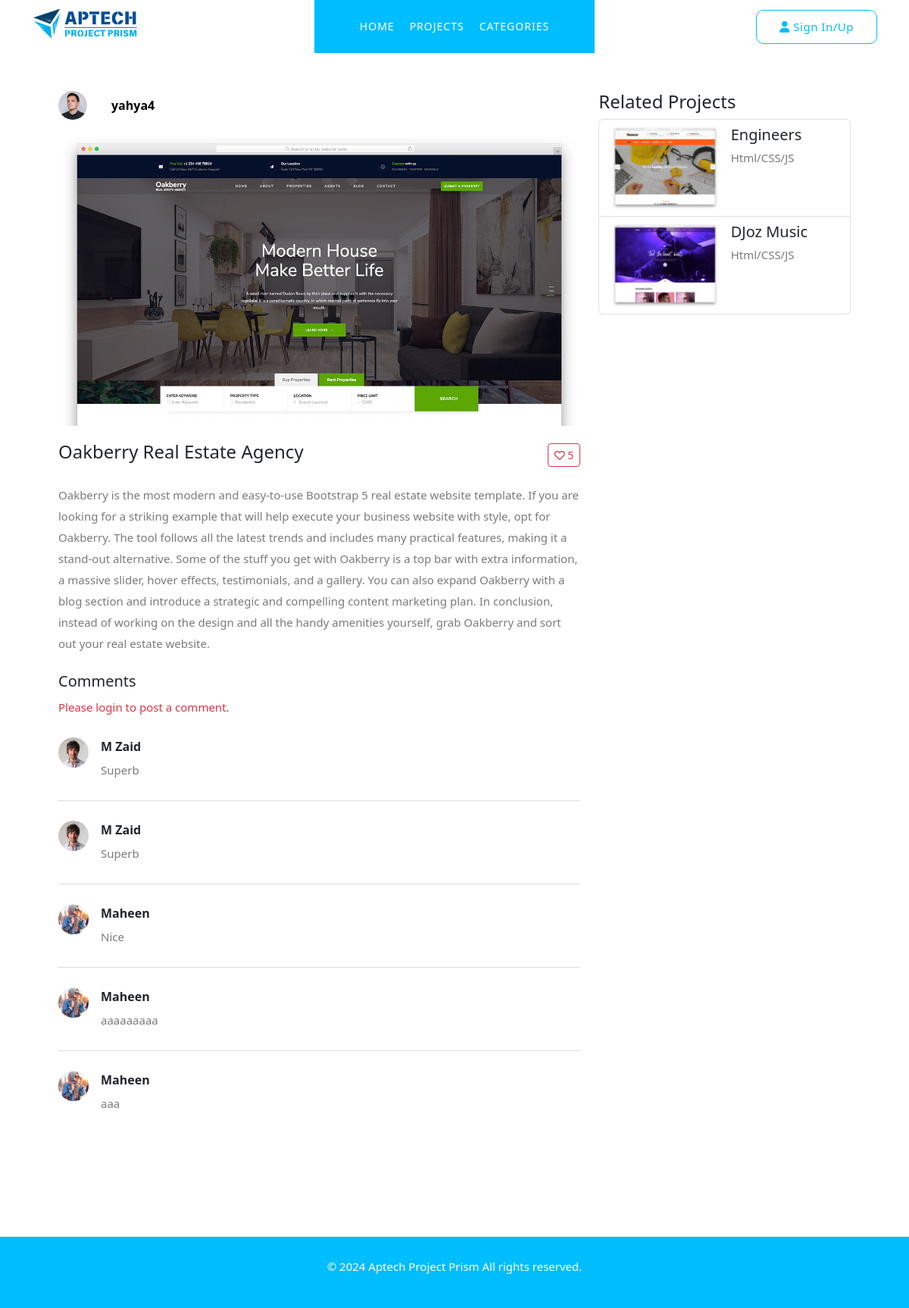
The app's page /view_project.php?p-id=19, older data.
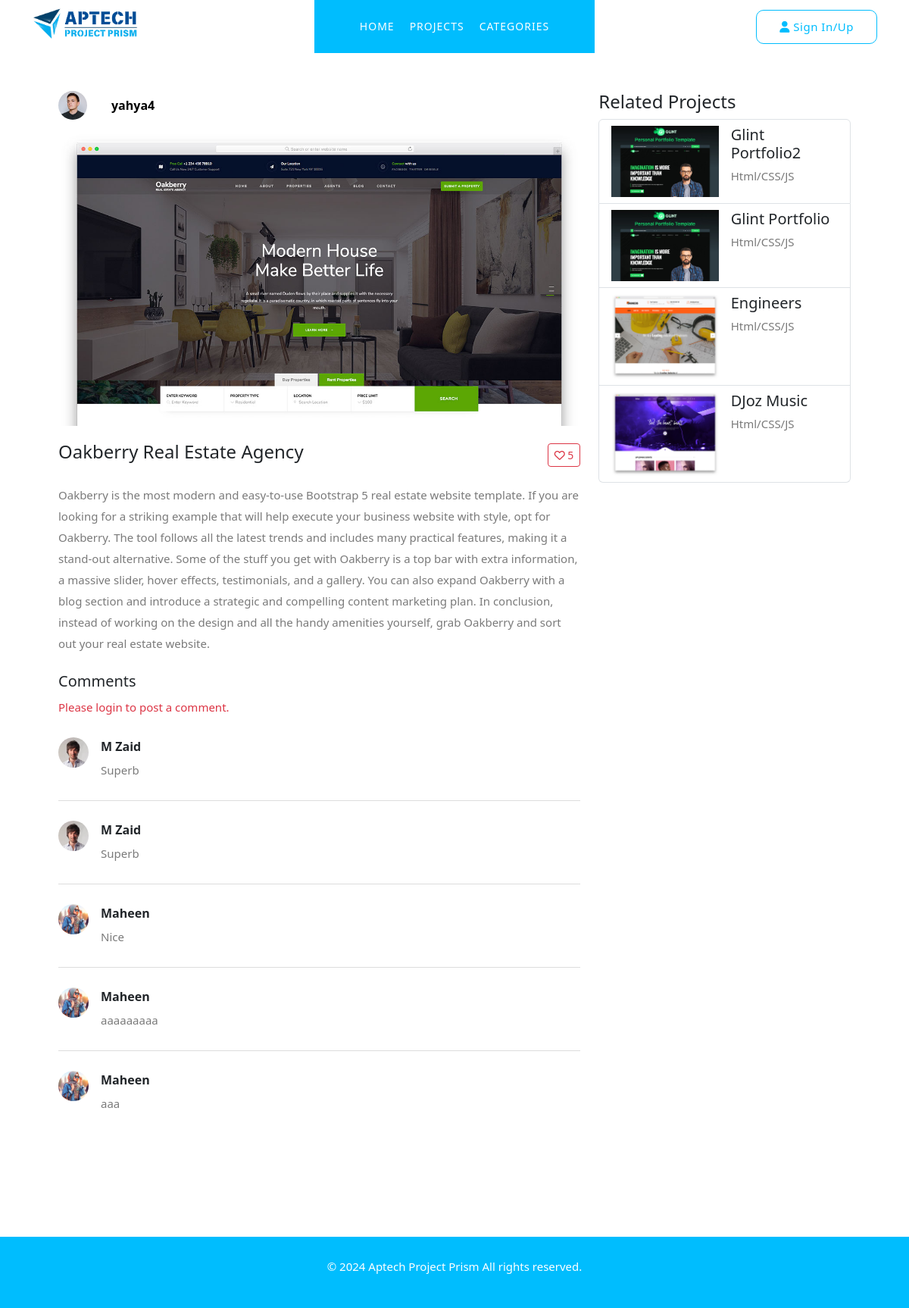
The same page, newer data.
### tables this page shows
CREATE TABLE `project` (
  `project_id` int(11) NOT NULL,
  `project_name` varchar(255) NOT NULL,
  `project_faculty` varchar(255) NOT NULL,
  `project_batchcode` varchar(255) NOT NULL,
  `project_semester` varchar(255) NOT NULL,
  `project_url` text NOT NULL,
  `project_img` varchar(255) NOT NULL,
  `project_desc` text NOT NULL,
  `status` tinyint(4) NOT NULL DEFAULT 1,
  `user_id` int(11) NOT NULL,
  `category` int(11) NOT NULL,
  `Sta` varchar(255) NOT NULL,
  `Statuss` int(255) NOT NULL
);

CREATE TABLE `users` (
  `u_id` int(11) NOT NULL,
  `u_name` varchar(255) NOT NULL,
  `u_studentid` varchar(255) NOT NULL,
  `u_number` varchar(255) NOT NULL,
  `u_address` varchar(255) NOT NULL,
  `u_cv` varchar(255) NOT NULL,
  `u_email` varchar(255) NOT NULL,
  `u_password` varchar(255) NOT NULL,
  `u_img` varchar(255) NOT NULL
);

CREATE TABLE `comment` (
  `comment_id` int(11) NOT NULL,
  `comment_message` text NOT NULL,
  `datetime` datetime NOT NULL DEFAULT current_timestamp(),
  `status` tinyint(4) NOT NULL DEFAULT 1,
  `user_id` int(11) NOT NULL,
  `projid` int(11) NOT NULL
);

CREATE TABLE `project_category` (
  `c_id` int(11) NOT NULL,
  `c_name` varchar(255) NOT NULL,
  `c_img` varchar(255) NOT NULL,
  `c_desc` varchar(255) NOT NULL,
  `user_id` int(11) NOT NULL,
  `status` tinyint(4) NOT NULL DEFAULT 1
);

### view_project.php (the view, shortened to what the rows shown need)
<?php
include("includes/header.php");
include("includes/form.php");
include("config.php");
?>
<link href="https://cdn.jsdelivr.net/npm/bootstrap@5.0.2/dist/css/bootstrap.min.css" rel="stylesheet"
>
<link rel="stylesheet" href="https://cdnjs.cloudflare.com/ajax/libs/font-awesome/6.0.0-beta3/css/all.min.css">
<link href="https://cdn.jsdelivr.net/npm/bootstrap-icons@1.10.0/font/bootstrap-icons.css" rel="stylesheet">
<link href="https://stackpath.bootstrapcdn.com/bootstrap/5.3.0/css/bootstrap.min.css" rel="stylesheet">
<section class="popular-categories">
    <div class="container my-5">
        <div class="row">
            <?php
            if (isset($_GET['p-id'])) {
                $pro_id = $_GET['p-id'];
                $fetch_project = "SELECT p.*, u.u_name, u.u_img, u.u_id FROM `project` p INNER JOIN `users` u ON p.user_id = u.u_id WHERE p.project_id = '$pro_id'";
                $fetch_result = mysqli_query($connection, $fetch_project);
                if (mysqli_num_rows($fetch_result) > 0) {
                    while ($row = mysqli_fetch_assoc($fetch_result)) {
                        ?>
                        <div class="col-lg-8 col-md-7">
                            <a href="user_copy.php?u-id=<?php echo $row["u_id"] ?>" style="color: #000;">
                                <div class="row align-items-center mb-3">
                                    <div class="col-auto">
                                        <?php
                                        $userImage = './User-Dashboard/assets/images/user_img/' . $row['u_img'];
                                        ?>
                                        <img src="<?php echo $userImage; ?>" height="50px" width="50px" alt="User Avatar"
                                            class="rounded-circle me-2" style="width: 38px; height: 38px; border-radius: 50%;">
                                    </div>
                                    <div class="col">
                                        <strong class="d-block"><?php echo htmlspecialchars($row['u_name']); ?></strong>
                                    </div>
                                </div>
                            </a>
                            <div class="video-container position-relative">
                            </div>
                            <div class="video-description d-flex align-items-center">
                                <h3 class="me-auto"><?php echo ($row['project_name']); ?></h3>
                                <div class="d-flex flex-wrap align-items-center gap-2">
                                    <div class="d-flex flex-wrap align-items-center gap-2">
                                        <?php
                                        $pro_id = $_GET['p-id'];
                                        $like_count_query = "SELECT COUNT(*) AS total_likes FROM `like` WHERE project_id = '$pro_id'";
                                        $like_count_result = mysqli_query($connection, $like_count_query);
                                        $like_count_row = mysqli_fetch_assoc($like_count_result);
                                        $total_likes = $like_count_row['total_likes'];
                                        $like_icon_class = 'far fa-heart';
                                        if (isset($_SESSION['userid'])) {
                                            $user_id = $_SESSION['userid'];
                                            $user_liked_query = "SELECT COUNT(*) AS has_liked FROM `like` WHERE project_id = '$pro_id' AND user_id = '$user_id'";
                                            $user_liked_result = mysqli_query($connection, $user_liked_query);
                                            $user_liked_row = mysqli_fetch_assoc($user_liked_result);
                                            $user_liked = $user_liked_row['has_liked'] > 0;
                                            if ($user_liked) {
                                                $like_icon_class = 'fas fa-heart';
                                            }
                                        } else {
                                            $user_id = null;
                                        }
                                        ?>
                                        <div class="d-flex flex-wrap align-items-center gap-2">
                                            <button class="btn btn-outline-danger btn-sm" id="likeButton"
                                                data-postid="<?php echo $pro_id; ?>" data-userid="<?php echo $user_id; ?>">
                                                <i id="likeIcon" class="<?php echo $like_icon_class; ?>"></i>
                                                <span id="likeCount"><?php echo $total_likes; ?></span>
                                            </button>
                                        </div>
                                    </div>
                                </div>
                            </div>
                            <p><?php echo ($row['project_desc']); ?></p>
                            <?php
                            $is_logged_in = isset($_SESSION['userid']);
                            $user_id = $is_logged_in ? $_SESSION['userid'] : null;
                            ?>
                            <div class="mt-4">
                                <?php if ($is_logged_in): ?>
                                    <h5><span id="commentCount">
                                            <?php
                                            $pid = $_GET['p-id'];
                                            $count_query = "SELECT COUNT(*) AS total_comments FROM `comment` WHERE projid = '$pid'";
                                            $count_result = mysqli_query($connection, $count_query);
                                            $count_row = mysqli_fetch_assoc($count_result);
                                            echo $count_row['total_comments'];
                                            ?>
                                        </span> Comments</h5>
                                <?php else: ?>
                                    <h5><span id="commentCount" style="display: none;">
                                            <?php
                                            $pid = $_GET['p-id'];
                                            ?>
                                        </span> Comments</h5>
                                <?php endif; ?>
                                <?php if ($is_logged_in): ?>
                                    <?php
                                    if (isset($_POST['addcomment'])) {
                                        $comment_message = $_POST['comment-message'];
                                        $user_id = $_POST['user_id'];
                                        $prid = $_GET['p-id'];
                                        if (!empty($comment_message)) {
                                            $check_comment = "SELECT COUNT(*) AS existing_comments FROM `comment`
                                  WHERE comment_message = '$comment_message'
                                  AND user_id = '$user_id'
                                  AND projid = '$prid'";
                                            $check_result = mysqli_query($connection, $check_comment);
                                            $check_row = mysqli_fetch_assoc($check_result);
                                            if ($check_row['existing_comments'] == 0) {
                                                $insert_comment = "INSERT INTO `comment` (`comment_id`, `comment_message`, `status`, `user_id`,`projid`)
                    VALUES (NULL, '$comment_message', 1, '$user_id','$prid')";
                                                $comment_result = mysqli_query($connection, $insert_comment);
                                            } else {
                                                echo '<p class="text-warning">This comment already exists.</p>';
                                            }
                                        }
                                    }
                                    ?>
                                    <form method="POST" enctype="multipart/form-data">
                                        <div class="comment-section">
                                            <input type="hidden" name="user_id" value="<?php echo $_SESSION['userid']; ?>">
                                            <div class="comment-input d-flex align-items-start">
                                                <?php
                                                if (isset($_SESSION['user_image']) && !empty($_SESSION['user_image'])) {
                                                    $userImage = './User-Dashboard/assets/images/user_img/' . $_SESSION['user_image'];
                                                } else {
                                                    $userImage = './User-Dashboard/assets/images/user_img/default-avatar.png';
                                                }
                                                ?>
                                                <img src="<?php echo $userImage; ?>" alt="User Avatar" class="rounded-circle me-3"
                                                    height="40px" width="40px">
                                                <div class="w-100">
                                                    <textarea class="form-control" rows="3" name="comment-message" id="comment-message"
                                                        placeholder="Add a comment..." required></textarea>
                                                    <div class="comment-actions mt-2">
                                                        <input type="submit" name="addcomment" class="btn btn-primary" value="Post">
                                                    </div>
                                                </div>
                                            </div>
                                        </div>
                                    </form>
                                <?php else: ?>
                                    <p class="text-danger">Please login to post a comment.</p>
                                <?php endif; ?>
                                <?php
                                $fetch_comment = "SELECT c.*, u.u_name, u.u_img
        FROM `comment` c
        INNER JOIN `users` u ON c.user_id = u.u_id
        WHERE c.projid = '$pid'
        ORDER BY c.comment_id DESC";
                                $fetch_result = mysqli_query($connection, $fetch_comment);
                                if (mysqli_num_rows($fetch_result) > 0) {
                                    while ($row = mysqli_fetch_assoc($fetch_result)) {
                                        ?>
                                        <div class="comment-item d-flex mb-3">
                                            <img src="<?php echo './User-Dashboard/assets/images/user_img/' . $row['u_img']; ?>"
                                                class="rounded-circle me-3" height="40px" width="40px" alt="User Avatar">
                                            <div class="flex-grow-1">
                                                <strong><?php echo htmlspecialchars($row['u_name'], ENT_QUOTES, 'UTF-8'); ?></strong>
                                                <p class="comment-text" data-id="<?php echo $row['comment_id']; ?>">
                                                    <?php echo htmlspecialchars($row['comment_message'], ENT_QUOTES, 'UTF-8'); ?>
                                                </p>
                                            </div>
                                        </div>
                                        <?php
                                    }
                                } else {
                                    echo "<p>No comments yet.</p>";
                                }
                                ?>
                            </div>
                        </div>
                        <div class="col-lg-4 col-md-5">
                            <h4>Related Projects</h4>
                            <div class="list-group">
                                <?php
                                $pro_id = $_GET['p-id'];
                                $current_project_query = "SELECT category FROM `project` WHERE project_id = '$pro_id'";
                                $current_project_result = mysqli_query($connection, $current_project_query);
                                $current_project_row = mysqli_fetch_assoc($current_project_result);
                                $current_category_id = $current_project_row['category'];
                                $fetch_project = "SELECT * FROM `project` AS p
                        INNER JOIN `project_category` AS c
                        ON p.category = c.c_id
                        WHERE p.status = 1 AND p.category = '$current_category_id'
                        AND p.project_id != '$pro_id'
                        ORDER BY p.project_id DESC";
                                $fetch_result = mysqli_query($connection, $fetch_project);
                                if (mysqli_num_rows($fetch_result) > 0) {
                                    while ($row = mysqli_fetch_assoc($fetch_result)) {
                                        ?>
                                        <a href="view_project.php?p-id=<?php echo $row["project_id"] ?>"
                                            class="list-group-item list-group-item-action d-flex align-items-start">
                                            <img src="<?php echo './User-Dashboard/assets/images/project_img/' . $row["project_img"]; ?>"
                                                alt="" class="me-3">
                                            <div class="w-100">
                                                <h5 class="mb-1"><?php echo ($row['project_name']); ?></h5>
                                                <p class="mb-1"><?php echo ($row['c_name']); ?></p>
                                            </div>
                                        </a>
                                        <?php
                                    }
                                }
                                ?>
                            </div>
                        </div>
                        <?php
                    }
                }
            }
            ?>
        </div>
    </div>
</section>
<?php
include("includes/footer.php");
?>

Row changes from the older to the newer data that the page shows:
added project: project_img (picture), project_name "Glint Portfolio2", category.c_name "Html/CSS/JS", shown under "yahya4"
added project: project_img (picture), project_name "Glint Portfolio", category.c_name "Html/CSS/JS", shown under "yahya4"
